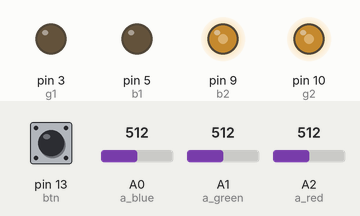
Simulated run of this sketch. Board: Arduino Uno, built with avr-gcc and run on an emulated ATmega328P. On the bench: output pins drawn as LEDs (lit = HIGH). Inputs (shaded band) come from the test bench; at power-on: A0 (a_blue) = 512, A1 (a_green) = 512, pin 13 (btn) HIGH, A2 (a_red) = 512. Pins used as bus, display or sensor lines are not drawn.

Above: at 1.2 s.
1.3 s: A0 (a_blue) set to 716
At 2.4 s:
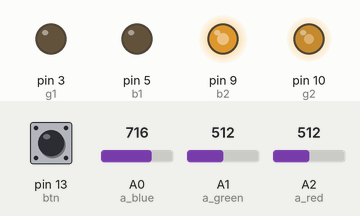
2.8 s: A1 (a_green) set to 716
At 3.9 s:
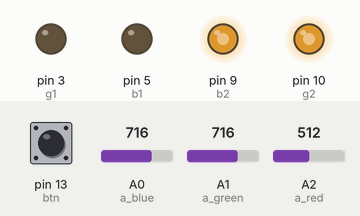
4.3 s: pin 13 (btn) pulled LOW for 0.15 s
At 5.4 s:
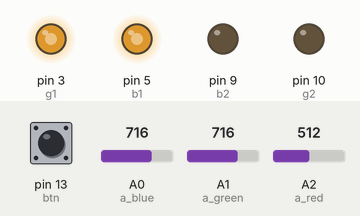
5.9 s: A0 (a_blue) set to 900
At 6.9 s:
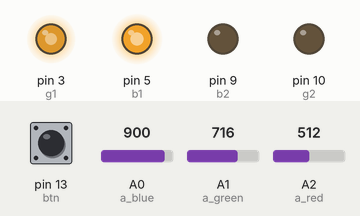
7.4 s: A1 (a_green) set to 900
At 8.3 s:
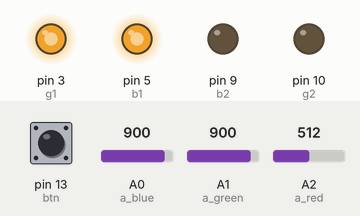
8.9 s: pin 13 (btn) pulled LOW for 1 s
At 9.8 s:
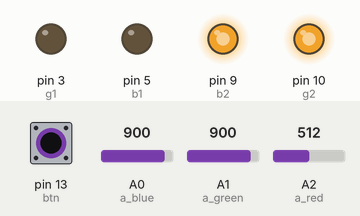
Timing chart, 0 to 11.9 s (numbered marks = the images above; inputs shaded):
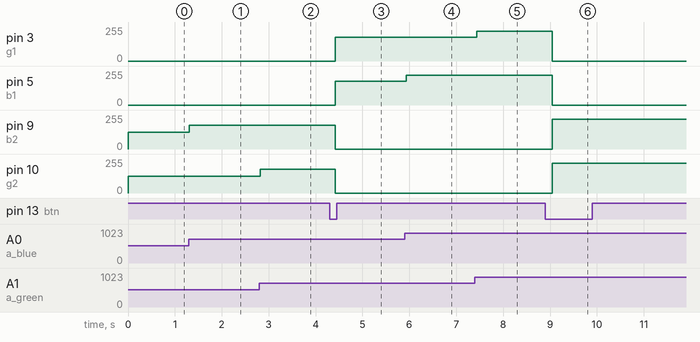

Measured:
- after the input at 1.3 s, pin 9 (b2): 127/255 → 178/255 at once
- after the input at 2.8 s, pin 10 (g2): 127/255 → 178/255 at once
- after the input at 4.3 s, pin 3 (g1), pin 5 (b1): 0/255 → 178/255 after 0.12 s; pin 9 (b2), pin 10 (g2): 178/255 → 0/255 after 0.12 s
- after the input at 5.9 s, pin 5 (b1): 178/255 → 224/255 at once
- after the input at 7.4 s, pin 3 (g1): 178/255 → 224/255 at once
- after the input at 8.9 s, pin 3 (g1), pin 5 (b1): 224/255 → 0/255 after 0.15 s; pin 9 (b2), pin 10 (g2): 0/255 → 224/255 after 0.15 s

The sketch:

rgb_leds.ino
```cpp
const int btn = 13;
const int a_red = A2;
const int a_green = A1;
const int a_blue = A0;
const int r1 = 6;
const int g1 = 3;
const int b1 = 5;
const int r2 = 11;
const int g2 = 10;
const int b2 = 9;
const int debounce_delay = 50; // ms

//globals
int btn_state = HIGH;
int btn_prev = HIGH;
unsigned long last_debounce_time = 0;
int r_bright = 0;
int g_bright = 0;
int b_bright = 0;
int led1[3] = {r1, g1, b1};
int led2[3] = {r2, g2, b2};
int whichLED = false;

void setup() {
  pinMode(r1, OUTPUT);
  pinMode(r2, OUTPUT);
  pinMode(g1, OUTPUT);
  pinMode(g2, OUTPUT);
  pinMode(b1, OUTPUT);
  pinMode(b2, OUTPUT);
  pinMode(btn, INPUT_PULLUP);
  Serial.begin(9600);
}

void loop() {
  // read current position of button
  int btn_read = digitalRead(btn);

  // maps the potentiometer values to 0-255 for LED
  int red = analogRead(a_red);
  r_bright = map(red, 0, 1023, 0, 255);
  int green = analogRead(a_green);
  g_bright = map(green, 0, 1023, 0, 255);
  int blue = analogRead(a_blue);
  b_bright = map(blue, 0, 1023, 0, 255);

  // remember when the button changed states
  if (btn_read != btn_prev) {
    last_debounce_time = millis();
  }

  // Wait before checking the state of the button again
  if ( millis() > (last_debounce_time + debounce_delay) ) {
    if ( btn_read != btn_state ) {
      btn_state = btn_read;
      if (btn_state == LOW) {
        whichLED = !whichLED;
      }
    }
  }

  if (whichLED == true) {
    RGB(led2, 0, 0, 0);
    RGB(led1, r_bright, g_bright, b_bright);
    delay(100);
  } else {
    RGB(led1, 0, 0, 0);
    RGB(led2, r_bright, g_bright, b_bright);
    delay(100);
  }
  btn_prev = btn_read;
}

void RGB(int pins[], int r_val, int g_val, int b_val) {
  analogWrite(pins[0], r_val); //red
  analogWrite(pins[1], g_val); //green
  analogWrite(pins[2], b_val); //blue
}
```
